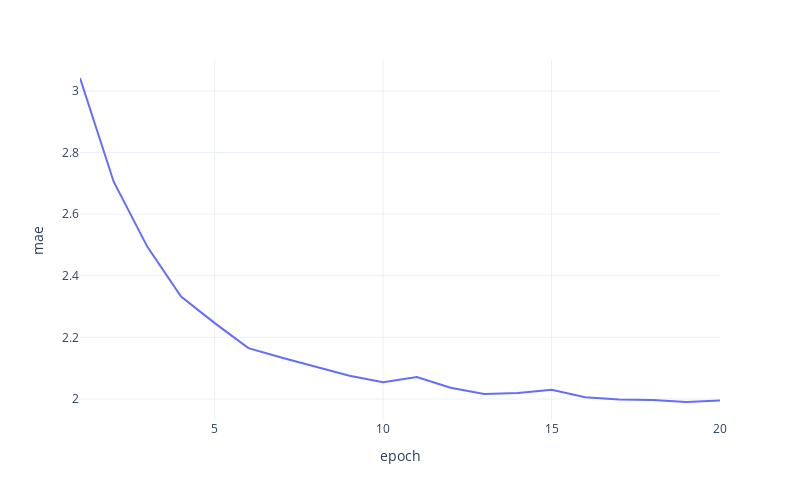

The cell this chart's notebook holds for it:
### Code cell


### Figure 1 — Plotly figure (JSON) as saved in the notebook; plotly's stock layout.template omitted (floating-point values rounded to 4 significant figures)
{"data": [{"hovertemplate": "epoch=%{x}<br>mae=%{y}<extra></extra>", "legendgroup": "", "line": {"color": "#636efa", "dash": "solid"}, "marker": {"symbol": "circle"}, "mode": "lines", "name": "", "orientation": "v", "showlegend": false, "type": "scatter", "x": [1, 2, 3, 4, 5, 6, 7, 8, 9, 10, 11, 12, 13, 14, 15, 16, 17, 18, 19, 20], "xaxis": "x", "y": [3.042, 2.705, 2.494, 2.333, 2.246, 2.165, 2.134, 2.105, 2.075, 2.054, 2.071, 2.036, 2.016, 2.019, 2.03, 2.006, 1.998, 1.997, 1.99, 1.995], "yaxis": "y"}], "layout": {"height": 500, "legend": {"tracegroupgap": 0}, "margin": {"t": 60}, "width": 800, "xaxis": {"anchor": "y", "domain": [0, 1], "title": {"text": "epoch"}}, "yaxis": {"anchor": "x", "domain": [0, 1], "title": {"text": "mae"}}}}
